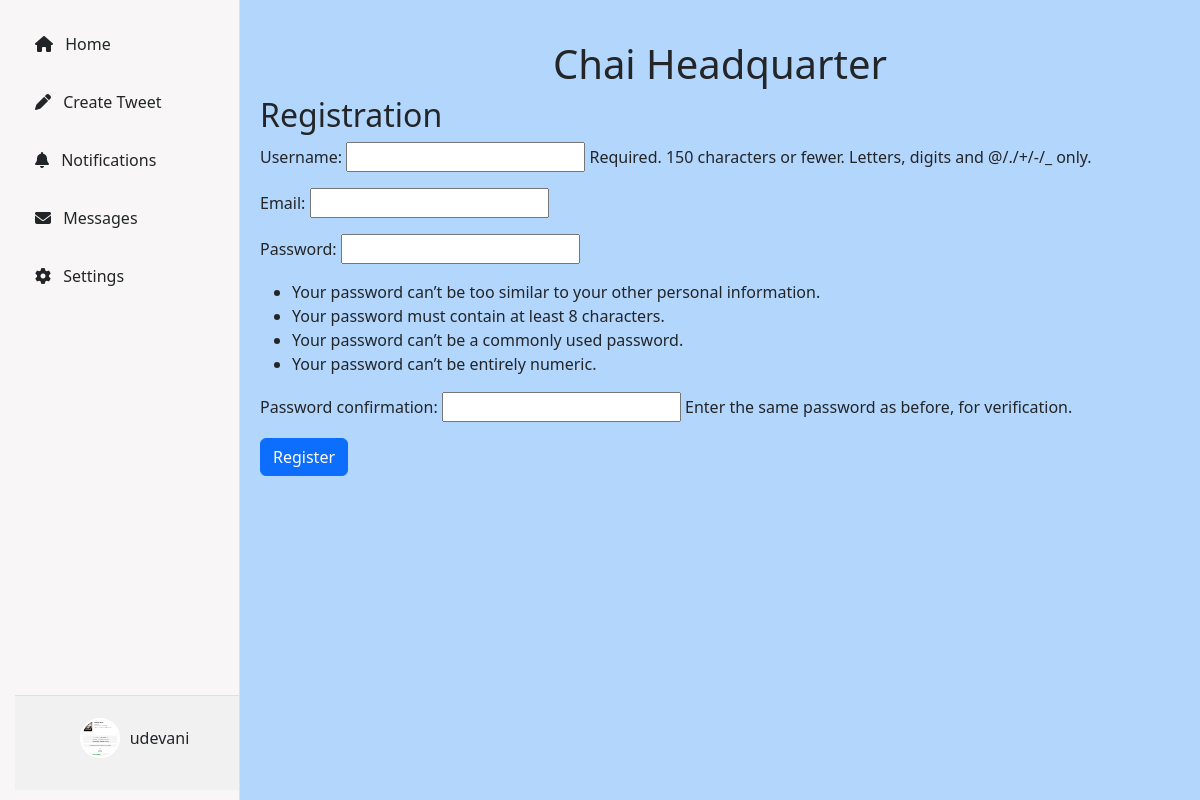
Page /register/ (signed in) on the committed database.
### tweet/models.py (models this page shows, shortened)
class CustomUser(AbstractUser):
    email = models.EmailField(unique=True)
    phone_number = models.CharField(max_length=100, default='', blank=True)
    user_bio = models.CharField(max_length=150, default='', blank=True)
    user_profile_image = models.ImageField(upload_to="profile/", default='default_profile.png')
    followers = models.ManyToManyField('self', symmetrical=False, related_name="following", blank=True)
    REQUIRED_FIELDS = ['email']
    USERNAME_FIELD = 'username'

### tweet/views.py (the view)
# urls.py: path('register/', views.register, name='register'),
def register(request):
    if request.method == 'POST':
        form = UserRegistrationForm(request.POST)
        if form.is_valid():
            user = form.save(commit=False)
            user.set_password(form.cleaned_data['password1'])
            user.save()
            login(request, user)
            return redirect('tweet_list')
    else:
        form = UserRegistrationForm()
    return render(request, 'registration/register.html', {'form': form})

### tweet/forms.py
class UserRegistrationForm(UserCreationForm):
    email = forms.EmailField()
    class Meta:
        model = User
        fields = ('username', 'email', 'password1', 'password2')

### templates/registration/register.html (shortened to what this page needs)
{% extends "layout.html" %}
{% block content %}
    <h1 class="text-center text-green">Chai Headquarter</h1>
    <h2>Registration</h2>
    <form method="post">
        {{ form.as_p }}
        <button type="submit" class="btn btn-primary">Register</button>
    </form>
{% endblock %}

### templates/layout.html (shortened to what this page needs)
{% load static %}
<!DOCTYPE html>
<html lang="en">
<head>
    <link href="https://cdn.jsdelivr.net/npm/bootstrap@5.3.3/dist/css/bootstrap.min.css" rel="stylesheet">
    <link rel="stylesheet" href="{% static 'layout_search.css' %}">
</head>
<body>
    <div class="sidebar">
        <a href="{% url 'tweet_list' %}">
            <i class="fas fa-home me-2"></i> Home
        </a>
        <a href="{% url 'tweet_create' %}">
            <i class="fas fa-pen me-2"></i> Create Tweet
        </a>
        <a href="{% url 'notifications_page' %}" id="notification-link" style="position: relative;">
            <i class="fas fa-bell me-2"></i> Notifications
        </a>
        <a href="{% url 'messages_page' %}">
            <i class="fas fa-envelope me-2"></i> Messages
        </a>
        <a href="#">
            <i class="fas fa-cog me-2"></i> Settings
        </a>
        <div class="profile-section">
            {% if user.is_authenticated %}
            <a href="{% url 'user_details' user.id %}" class="profile-link">
                <img src="{% if user.user_profile_image %}{{ user.user_profile_image.url }}{% else %}{% static 'default_profile.png' %}{% endif %}"
                     class="profile-img" alt="Profile Image">
                <span>{{ user.username }}</span>
            </a>
            {% else %}
            <a href="{% url 'login' %}" class="btn btn-light">Login</a>
            {% endif %}
        </div>
    </div>
    <div class="content">
        {% block content %}
        {% endblock %}
    </div>
</body>
</html>

### static/layout_search.css (style rules this page uses)
body { background-color: rgb(179, 214, 253); color: #232527; font-family: 'Segoe UI', Tahoma, Geneva, Verdana, sans-serif; }
.sidebar { position: fixed; top: 0; left: 0; height: 100%; width: 240px; background-color: #f8f6f6; border-right: 1px solid #dee2e6; padding: 20px 15px; overflow-y: auto; }
.sidebar a { display: block; color: #222527; padding: 12px 20px; font-size: 1rem; border-radius: 5px; margin-bottom: 10px; text-decoration: none; font-weight: 500; }
.content { margin-left: 240px; margin-top: 20px; padding: 20px; }
.profile-section { position: absolute; bottom: 10px; width: 100%; padding: 10px; text-align: center; background-color: #f1f1f1; border-top: 1px solid #dee2e6; }
.profile-section .profile-link { display: flex; align-items: center; justify-content: center; gap: 10px; color: #212529; text-decoration: none; }
.profile-section .profile-img { width: 40px; height: 40px; border-radius: 50%; border: 2px solid #fff; }

### rows in the picture
CustomUser: user_profile_image (picture), username "udevani"
